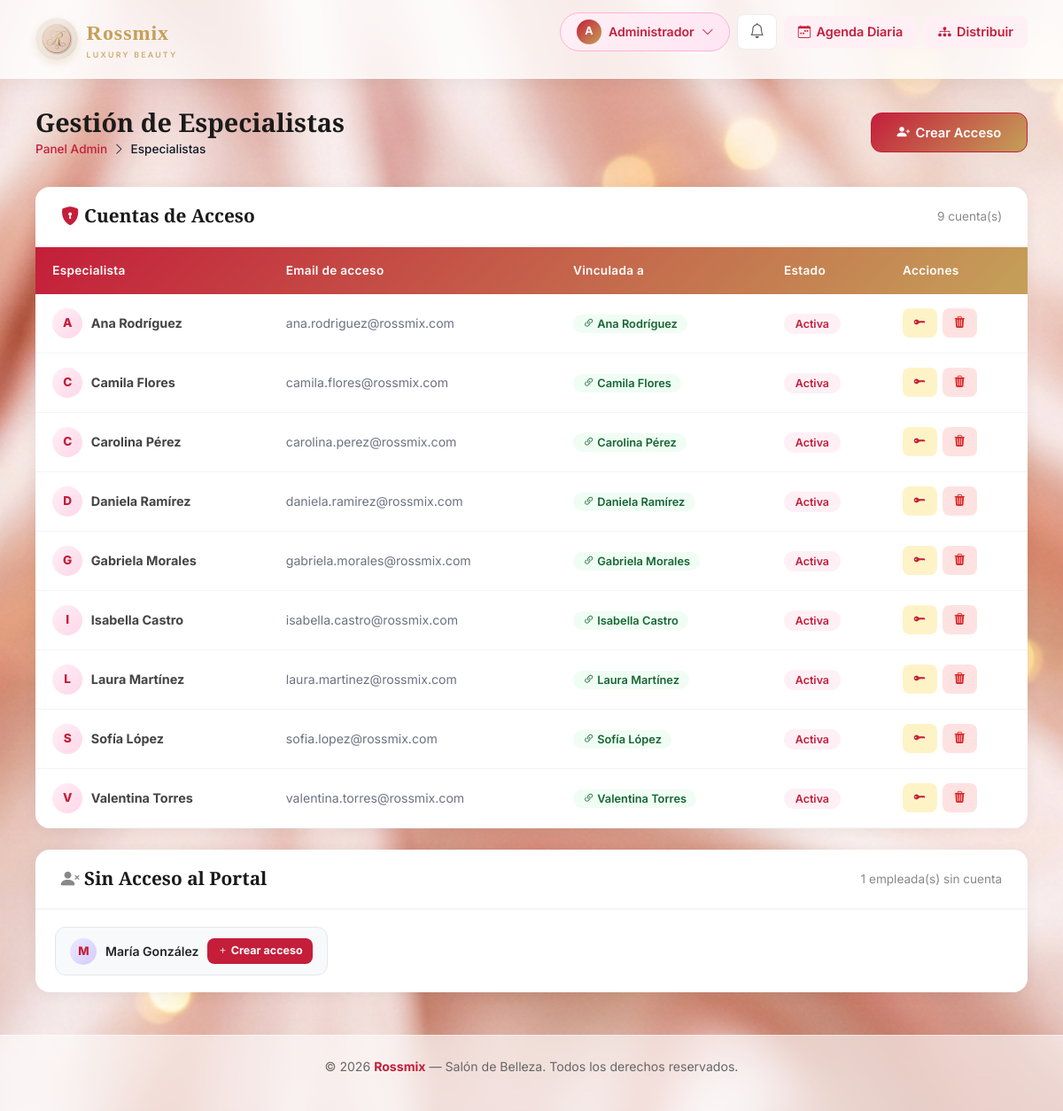
/admin/especialistas (signed in), run on the app's committed database.
### app/models/usuario.py (models this page shows, shortened)
class Usuario(db.Model):
    __tablename__ = 'usuario'
    __table_args__ = (
        CheckConstraint("telefono ~ '^[0-9]{10}$'", name='ck_usuario_telefono_10_digitos'),
    )
    id = db.Column(db.Integer, primary_key=True)
    nombre = db.Column(db.String(100), nullable=False)
    email = db.Column(db.String(150), unique=True, nullable=False)
    telefono = db.Column(db.String(10), nullable=False)
    password = db.Column(db.String(200), nullable=False)
    tipo_usuario   = db.Column(db.String(20), nullable=False, index=True)
    fecha_registro = db.Column(db.DateTime, default=datetime.now)
    activo         = db.Column(db.Boolean, default=True)
    id_empleado = db.Column(db.Integer, db.ForeignKey('empleados.id_empleado', ondelete='SET NULL'), nullable=True)
    empleado_vinculado = db.relationship('Empleado', foreign_keys=[id_empleado], backref='usuario_cuenta', uselist=False)
    citas = db.relationship('Cita', backref='cliente', lazy=True, foreign_keys='Cita.id_cliente')
    notificaciones = db.relationship('Notificacion', backref='usuario', lazy=True)

### app/models/empleado.py (models this page shows, shortened)
class Empleado(db.Model):
    __tablename__ = 'empleados'
    id_empleado = db.Column(db.Integer, primary_key=True)
    nombre = db.Column(db.String(100), nullable=False)
    especialidad = db.Column(db.String(100))
    activo = db.Column(db.Boolean, default=True)
    fecha_registro = db.Column(db.DateTime, default=datetime.now)
    horarios = db.relationship('HorarioEmpleado', backref='empleado', lazy=True, cascade='all, delete-orphan')
    citas = db.relationship('Cita', backref='empleado', lazy=True)

### app/views/admin/especialistas.py (the view)
@admin_bp.route('/especialistas')
@admin_required
def especialistas():
    cuentas = Usuario.query.filter_by(tipo_usuario='especialista').order_by(Usuario.nombre).all()
    empleados_sin_cuenta = Empleado.query.filter(
        Empleado.activo == True,
        ~Empleado.id_empleado.in_(
            db.session.query(Usuario.id_empleado).filter(
                Usuario.tipo_usuario == 'especialista',
                Usuario.id_empleado.isnot(None)
            )
        )
    ).all()
    return render_template('admin/especialistas.html',
                           cuentas=cuentas,
                           empleados_sin_cuenta=empleados_sin_cuenta)

### app/templates/admin/especialistas.html (shortened to what this page needs)
{% extends 'base.html' %}
{% block content %}
<div class="page-header">
    <div>
        <h1>Gestión de Especialistas</h1>
        <div class="breadcrumb-r">
            <a href="{{ url_for('dashboard_admin') }}">Panel Admin</a>
            <i class="bi bi-chevron-right"></i><span>Especialistas</span>
        </div>
    </div>
    {% if empleados_sin_cuenta %}
    <button onclick="abrirModalCrear()" class="btn-rossmix">
        <i class="bi bi-person-plus-fill"></i> Crear Acceso
    </button>
    {% endif %}
</div>
<div class="r-card" style="margin-bottom:1.5rem;">
    <div class="r-card-header">
        <h2><i class="bi bi-shield-lock-fill" style="color:#c41e3a;"></i> Cuentas de Acceso</h2>
        <span style="font-size:0.85rem;color:#888;">{{ cuentas|length }} cuenta(s)</span>
    </div>
    {% if cuentas %}
    <div style="overflow-x:auto;">
        <table class="r-table">
            <thead>
                <tr><th>Especialista</th><th>Email de acceso</th><th>Vinculada a</th><th>Estado</th><th>Acciones</th></tr>
            </thead>
            <tbody>
                {% for c in cuentas %}
                <tr id="esp-cuenta-{{ c.id }}">
                    <td>
                        <div style="display:flex;align-items:center;gap:0.6rem;">
                            <div style="width:34px;height:34px;border-radius:50%;
                                        background:linear-gradient(135deg,#fff0f6,#ffd6e8);
                                        color:#c41e3a;display:flex;align-items:center;
                                        justify-content:center;font-weight:800;font-size:0.85rem;flex-shrink:0;">
                                {{ c.nombre[0].upper() }}
                            </div>
                            <strong>{{ c.nombre }}</strong>
                        </div>
                    </td>
                    <td style="color:#6b7280;font-size:0.88rem;">{{ c.email }}</td>
                    <td>
                        {% if c.empleado_vinculado %}
                            <span style="background:#f0fdf4;color:#166534;padding:0.2rem 0.7rem;border-radius:20px;font-size:0.8rem;font-weight:600;">
                                <i class="bi bi-link-45deg"></i> {{ c.empleado_vinculado.nombre }}
                            </span>
                        {% else %}
                            <span style="color:#dc2626;font-size:0.82rem;">Sin vínculo</span>
                        {% endif %}
                    </td>
                    <td>
                        {% if c.activo %}<span class="badge-active">Activa</span>
                        {% else %}<span class="badge-inactive">Inactiva</span>{% endif %}
                    </td>
                    <td>
                        <div style="display:flex;gap:0.4rem;">
                            <button onclick="abrirResetPassword({{ c.id }}, '{{ c.nombre }}')"
                                    style="background:#fef3c7;color:#c41e3a;border:none;padding:0.4rem 0.8rem;
                                           border-radius:8px;font-size:0.82rem;font-weight:600;cursor:pointer;"
                                    title="Cambiar contraseña">
                                <i class="bi bi-key-fill"></i>
                            </button>
                            <button onclick="eliminarCuenta({{ c.id }}, '{{ c.nombre }}')"
                                    style="background:#fee2e2;color:#dc2626;border:none;padding:0.4rem 0.8rem;
                                           border-radius:8px;font-size:0.82rem;font-weight:600;cursor:pointer;"
                                    title="Eliminar acceso">
                                <i class="bi bi-trash3-fill"></i>
                            </button>
                        </div>
                    </td>
                </tr>
                {% endfor %}
            </tbody>
        </table>
    </div>
    {% endif %}
</div>
{% if empleados_sin_cuenta %}
<div class="r-card">
    <div class="r-card-header">
        <h2><i class="bi bi-person-x-fill" style="color:#888;"></i> Sin Acceso al Portal</h2>
        <span style="font-size:0.85rem;color:#888;">{{ empleados_sin_cuenta|length }} empleada(s) sin cuenta</span>
    </div>
    <div style="padding:1.2rem 1.4rem;display:flex;flex-wrap:wrap;gap:0.7rem;">
        {% for emp in empleados_sin_cuenta %}
        <div style="background:#f8f9fa;border:1.5px solid #e5e7eb;border-radius:12px;
                    padding:0.7rem 1rem;display:flex;align-items:center;gap:0.6rem;">
            <div style="width:30px;height:30px;border-radius:50%;background:linear-gradient(135deg,#ede9ff,#d4caff);
                        color:#c41e3a;display:flex;align-items:center;justify-content:center;font-weight:800;font-size:0.82rem;">
                {{ emp.nombre[0].upper() }}
            </div>
            <span style="font-size:0.88rem;font-weight:600;">{{ emp.nombre }}</span>
            <button onclick="abrirModalCrearEmp({{ emp.id_empleado }}, '{{ emp.nombre }}')"
                    style="background:#c41e3a;color:white;border:none;padding:0.3rem 0.7rem;
                           border-radius:8px;font-size:0.78rem;font-weight:700;cursor:pointer;">
                <i class="bi bi-plus"></i> Crear acceso
            </button>
        </div>
        {% endfor %}
    </div>
</div>
{% endif %}
{% endblock %}

### app/templates/base.html (shortened to what this page needs)
<!DOCTYPE html>
<html lang="es">
<head>
    <link rel="stylesheet" href="https://cdn.jsdelivr.net/npm/bootstrap-icons@1.11.3/font/bootstrap-icons.min.css">
    <link rel="stylesheet" href="https://cdn.jsdelivr.net/npm/bootstrap@5.3.2/dist/css/bootstrap.min.css">
    <link rel="stylesheet" href="{{ url_for('static', filename='style.css', v='20260818-2') }}">
</head>
<body>
<nav>
    <div class="nav-inner">
        <a href="{{ url_for('main.index') }}" class="logo">
            <img src="{{ url_for('static', filename='images/logo_rossmix_r.png') }}" alt="Rossmix Luxury Beauty">
            <span class="logo-text">Rossmix<small>Luxury Beauty</small></span>
        </a>
        <ul>
            {% if session.usuario_id and request.endpoint != 'main.index' %}
                <li class="profile-dropdown-wrap">
                    <a href="#" class="profile-btn" id="profileBtn">
                        <span class="avatar">{{ session.nombre[0]|upper }}</span>
                        {{ session.nombre|title }}
                        <i class="bi bi-chevron-down icon-small"></i>
                    </a>
                </li>
                <li class="nav-item-notif">
                    <a href="#" id="btnNotifs" title="Notificaciones" class="notif-button">
                        <i class="bi bi-bell icon-bell"></i>
                    </a>
                </li>
                {% if session.tipo_usuario == 'admin' %}
                    <li>
                        <a href="{{ url_for('admin.agenda_diaria') }}" class="nav-chip blue">
                            <i class="bi bi-calendar-week"></i> Agenda Diaria
                        </a>
                    </li>
                    <li>
                        <a href="{{ url_for('admin.citas_distribucion') }}" class="nav-chip purple">
                            <i class="bi bi-diagram-3-fill"></i> Distribuir
                        </a>
                    </li>
                {% elif session.tipo_usuario == 'especialista' %}
                    <li>
                        <a href="{{ url_for('especialista.citas_disponibles') }}" class="nav-chip pink">
                            <i class="bi bi-lightning-fill"></i> Disponibles
                        </a>
                    </li>
                {% else %}
                    <li><a href="{{ url_for('citas.agendar_paso1') }}" class="nav-chip pink"><i class="bi bi-plus-circle"></i> Agendar</a></li>
                {% endif %}
            {% else %}
                <li><a href="{{ url_for('main.index') }}">Inicio</a></li>
                <li><a href="{{ url_for('auth.login') }}">Iniciar Sesión</a></li>
                <li><a href="{{ url_for('auth.registro') }}" class="nav-chip pink">Registrarse</a></li>
            {% endif %}
        </ul>
    </div>
</nav>
<div class="page-wrap">
    {% block content %}{% endblock %}
</div>
<footer>
    <div class="footer-inner">
        <p>&copy; 2026 <strong>Rossmix</strong> — Salón de Belleza. Todos los derechos reservados.</p>
    </div>
</footer>
</body>
</html>

### data on the page
Usuario: nombre "Administrador"
Usuario: nombre "A", nombre "Ana Rodríguez", email "ana.rodriguez@rossmix.com", empleado_vinculado.nombre "Ana Rodríguez", activo "Activa"
Usuario: nombre "C", nombre "Camila Flores", email "camila.flores@rossmix.com", empleado_vinculado.nombre "Camila Flores", activo "Activa"
Usuario: nombre "C", nombre "Carolina Pérez", email "carolina.perez@rossmix.com", empleado_vinculado.nombre "Carolina Pérez", activo "Activa"
Usuario: nombre "D", nombre "Daniela Ramírez", email "daniela.ramirez@rossmix.com", empleado_vinculado.nombre "Daniela Ramírez", activo "Activa"
Usuario: nombre "G", nombre "Gabriela Morales", email "gabriela.morales@rossmix.com", empleado_vinculado.nombre "Gabriela Morales", activo "Activa"
Usuario: nombre "I", nombre "Isabella Castro", email "isabella.castro@rossmix.com", empleado_vinculado.nombre "Isabella Castro", activo "Activa"
Usuario: nombre "L", nombre "Laura Martínez", email "laura.martinez@rossmix.com", empleado_vinculado.nombre "Laura Martínez", activo "Activa"
Usuario: nombre "S", nombre "Sofía López", email "sofia.lopez@rossmix.com", empleado_vinculado.nombre "Sofía López", activo "Activa"
Usuario: nombre "V", nombre "Valentina Torres", email "valentina.torres@rossmix.com", empleado_vinculado.nombre "Valentina Torres", activo "Activa"
Empleado: nombre "M", nombre "María González"

### other printed values
{{ session.nombre[0]|upper }} "A"
{{ cuentas|length }} "9"
{{ empleados_sin_cuenta|length }} "1"
